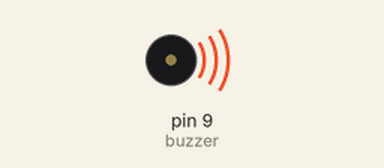
Recording of a sketch running on a simulated Arduino Uno, built with avr-gcc and run on an emulated ATmega328P. Shown: buzzer (waves = sounding).

Above: at 0.1 s.
At 5.9 s:
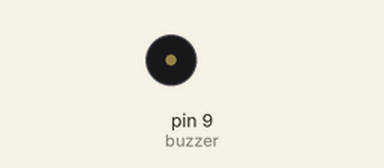
Timing chart, 0 to 7.4 s (numbered marks = the images above):
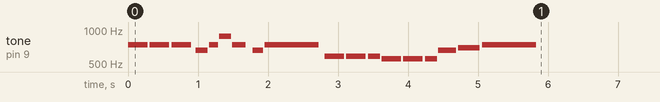

The sketch:

Pager.ino
```cpp
/*
  GTA 3 Pager Tune
  Connect a piezo buzzer or speaker to pin 9 or select a new pin.
*/
#define NOTE_C5  523
#define NOTE_CS5 554
#define NOTE_D5  587
#define NOTE_DS5 622
#define NOTE_E5  659
#define NOTE_F5  698
#define NOTE_FS5 740
#define NOTE_G5  784
#define NOTE_GS5 831
#define NOTE_A5  880
#define NOTE_AS5 932
#define NOTE_B5  988
#define REST      0


int tempo = 70;

int buzzer = 9;

// notes of the moledy followed by the duration.
// a 4 means a quarter note, 8 an eighteenth , 16 sixteenth, so on
// !!negative numbers are used to represent dotted notes,
// so -4 means a dotted quarter note, that is, a quarter plus an eighteenth!!

int melody[] = {

  // GTA 3 Pager Tune

  NOTE_FS5,11,NOTE_FS5,11,NOTE_FS5,11,REST, 95, NOTE_E5,18,NOTE_FS5,24, NOTE_A5,18, NOTE_FS5,16, REST, 45,NOTE_E5, 20,
  NOTE_FS5, 4,NOTE_D5, 11,NOTE_D5,11, NOTE_D5,18,NOTE_CS5, 11, NOTE_CS5, 11, NOTE_CS5,18, NOTE_E5, 12, NOTE_F5, 10, NOTE_FS5,4
};

int notes = sizeof(melody) / sizeof(melody[0]) / 2;

int wholenote = (60000 * 4) / tempo;

int divider = 0, noteDuration = 0;

void setup() {
  for (int thisNote = 0; thisNote < notes * 2; thisNote = thisNote + 2) {

    divider = melody[thisNote + 1];
    if (divider > 0) {
      noteDuration = (wholenote) / divider;
    } else if (divider < 0) {
      noteDuration = (wholenote) / abs(divider);
      noteDuration *= 1.5;
    }
    tone(buzzer, melody[thisNote], noteDuration*0.9);

    delay(noteDuration);

    noTone(buzzer);
  }
}

void loop() {
}
```
